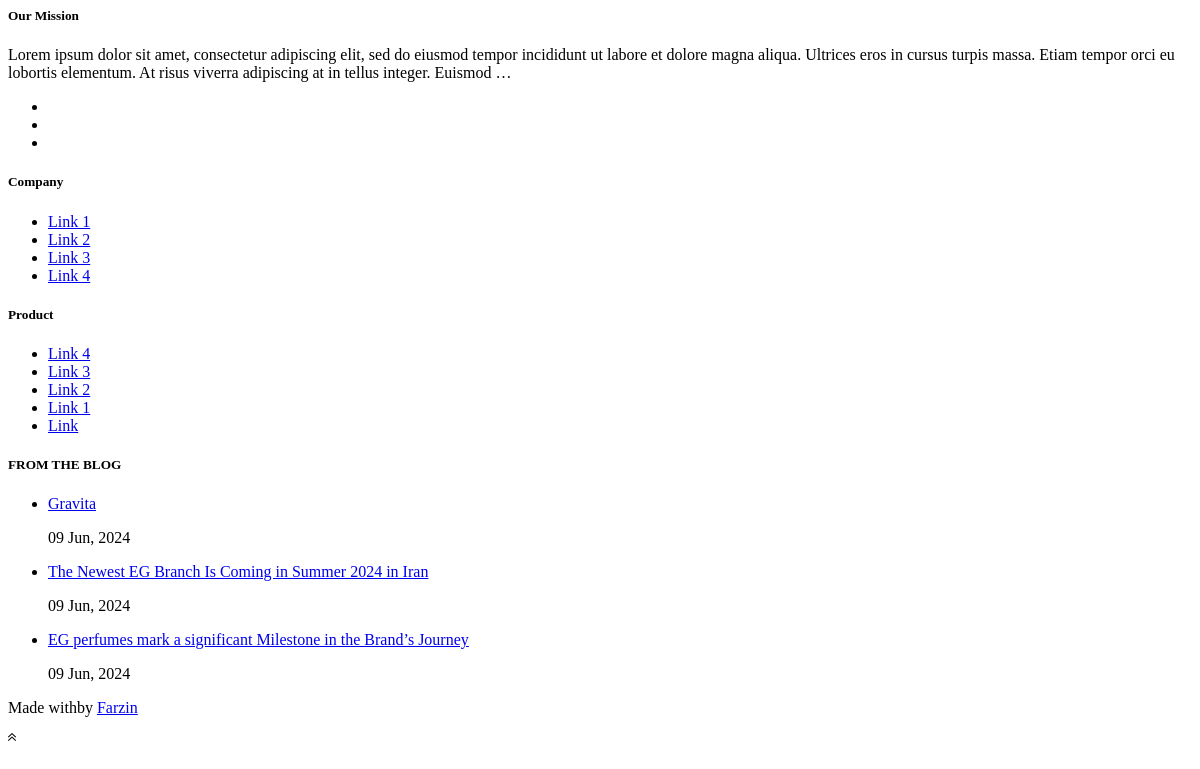
/footer/, run on an earlier commit of the app's database.
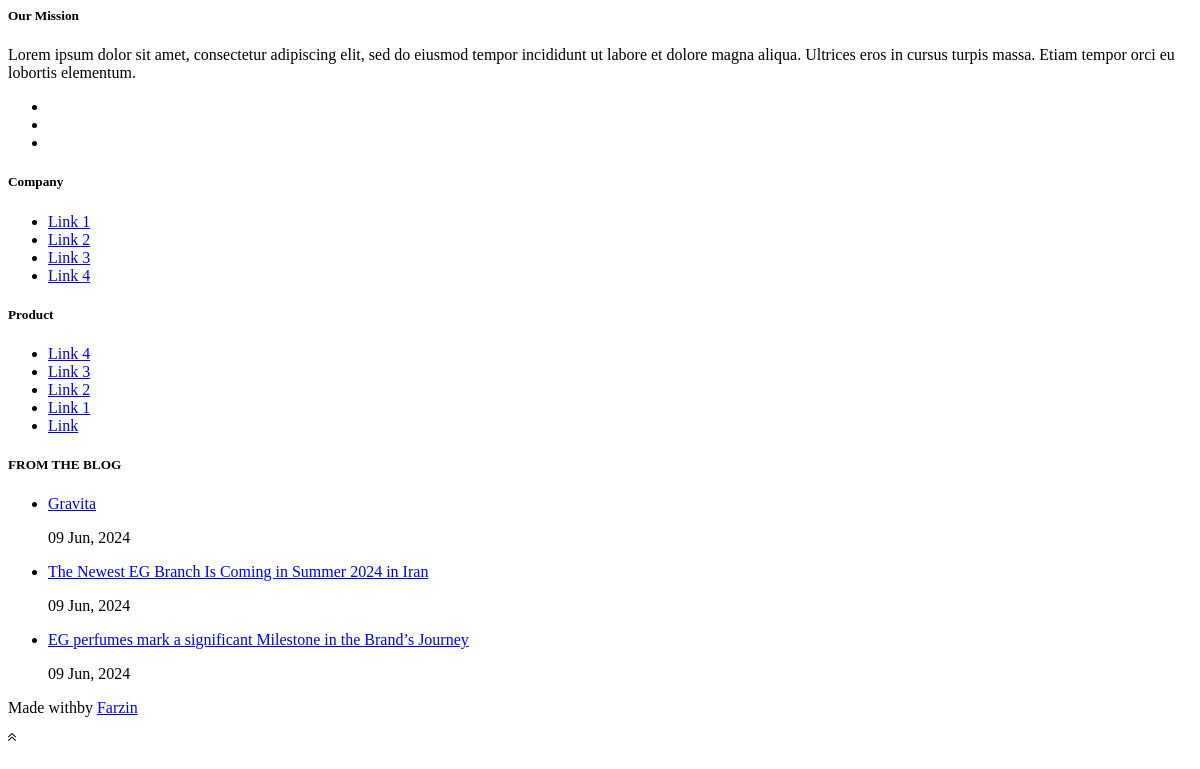
And on a later commit of the database.
### home/models.py (models this page shows, shortened)
class SiteInformation(models.Model):
    title = models.CharField(max_length=200)
    logo = models.ImageField(upload_to='logo', null=True)
    mission = models.TextField(null=True)
    vision = models.TextField(null=True)
    value = models.TextField(null=True)
    phone = models.CharField(max_length=11, null=True)
    address = models.CharField(max_length=300, null=True)
    email = models.EmailField(null=True)

### home/views.py (the view)
# urls.py: path('footer/', views.SiteFooterView.as_view(), name="footer"),
class SiteFooterView(ListView):
    model = models.SiteInformation
    template_name = 'base/shared/footer.html'
    context_object_name = 'info'
    queryset = models.SiteInformation.objects.first()
    def get_context_data(self, **kwargs):
        context = super().get_context_data(**kwargs)
        context['latest'] = News.objects.filter(status='p').order_by('-publish')[:3]
        return context

### templates/base/shared/footer.html (shortened to what this page needs)
{% load static %}
<section class="bg-1100 py-6 pb-9 px-3 px-lg-0">
  <div class="container">
    <div class="row">
      <div class="col-lg-4 pe-lg-4 mb-4 mb-lg-0">
        <h5 class="text-white mb-3">Our Mission</h5>
        <p class="text-700">{{ info.mission|truncatewords:40 }}</p>
        <ul class="list-inline mb-0">
          {% for social in info.socials.all %}
            <li class="list-inline-item me-0"><a class="text-900 hover-color-white pe-2" href="#!"><span class="{{ social.icon }}"></span></a></li>
          {% endfor %}
        </ul>
      </div>
      <div class="col-lg-8">
        <div class="row">
          <div class="col-6 col-md-3 ps-lg-4 mb-4 mb-lg-0">
            <h5 class="text-white mb-3">Company</h5>
            <ul class="list-unstyled mb-0">
              {% for item in info.links.all %}
              <li class="mb-1"><a class="text-700 hover-color-white" href="{{ item.link }}">{{ item.title }}</a></li>
              {% endfor %}
            </ul>
          </div>
          <div class="col-6 col-md-3 ps-4 mb-4 mb-lg-0">
            <h5 class="text-white mb-3">Product</h5>
            <ul class="list-unstyled mb-0">
              {% for item in info.links2.all %}
              <li class="mb-1"><a class="text-700 hover-color-white" href="{{ item.link }}">{{ item.title }}</a></li>
              {% endfor %}
            </ul>
          </div>
          <div class="col-md-6 ps-md-4">
            <h5 class="text-white mb-3">FROM THE BLOG</h5>
            <ul class="list-unstyled mb-0">
              {% for news in latest %}
              <li class="mb-3"><a class="text-700 hover-color-white" href="pages/single-post.html">{{ news.title }}</a>
                <p class="text-900 hover-color-white mb-0">{{ news.publish|date:"d M, Y" }}</p>
              </li>
              {% endfor %}
            </ul>
          </div>
        </div>
      </div>
    </div>
  </div>
</section>
<footer class="footer text-center bg-black py-3 position-absolute w-100 bottom-0">
  <div class="container">
    <div class="row justify-content-between">
      <div class="col-12 col-md-auto">
        <p class="mb-0">Made withby <a class="footer-link" href="https://farzinshams.com/" target="_blank">Farzin</a></p>
      </div>
    </div>
  </div>
</footer>
<a class="btn-back-to-top" href="#top"><img src="{% static 'img/line-icons/upload-arrow.svg' %}" width="8" alt=""></a>

What changed in the data, as far as the page shows it:
changed SiteInformation: mission "…orci eu lobortis elementum. At risus viverra adipiscing at in tellus integer. Euismod …" → "…orci eu lobortis elementum."
